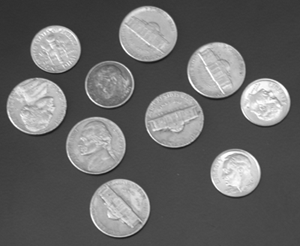
#> input picture Machine Perception/Mp/Prac03/prac03ex04img01.png, 300 x 246 px; its folder holds only this picture in this run
$ python test.py
#> lines starting #> are read from the running program, lines starting #| are printed output that depends on the picture; after the words box and inside, x2 and y2 are one past the last pixel; in counts of white or black regions, pixels touching at a corner belong together
import cv2
import glob
from matplotlib import pyplot as plt
import numpy as np

files = glob.glob("./*.png")
files += glob.glob("./*.jpg")
count = 0


print(len(files))

for file in files[0:]:


	img = cv2.imread(file)
#> img is the input picture: shape (246, 300, 3); min 23, max 255, mean 103
	gray = cv2.imread(file, cv2.IMREAD_GRAYSCALE)
#> gray: shape (246, 300); min 23, max 255, mean 103
	gray = np.float32(gray)
	corners = cv2.cornerHarris(gray,10,3,0.04)
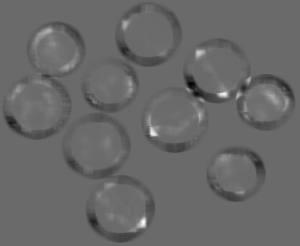
#> corners: shape (246, 300) float32; min -897042.2, max 1256123.5, mean -13228.2; drawn with min black and max white
	corners = cv2.dilate(corners,None)
	img[corners>0.01*corners.max()]=[0,0,255]
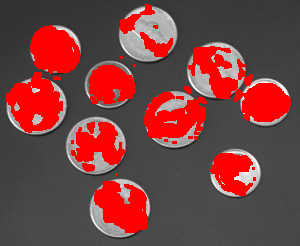
#> img: shape (246, 300, 3); mean B, G, R 64.4, 64.4, 119.7

	plt.subplot(2,1,1), plt.imshow(img, cmap = 'jet')
	plt.title('harris corner detection'), plt.xticks([]), plt.yticks([])


	img2 = cv2.imread(file)
	corners2 = cv2.goodFeaturesToTrack(gray,25,0.01,10)
#> corners2 = 25 rows, first 8: [153, 130], [142, 223], [270, 93], [104, 202], [52, 106], [109, 216], [225, 159], [206, 66]
	corners2 = np.int0(corners2)

	for i in corners2:
		x,y = i.ravel()
		cv2.circle(img2,(x,y),10,(0,0,255),-1)
#> this loop made 25 passes
#> (x, y) on passes 1 to 12: (153, 130), (142, 223), (270, 93), (104, 202), (52, 106), (109, 216), (225, 159), (206, 66), (223, 93), (109, 80), (132, 227), (200, 50)
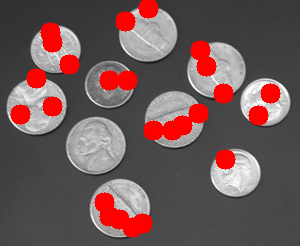
#> img2: shape (246, 300, 3); 9.93% of pixels changed, all inside (x1, y1, x2, y2) = (10, 0, 281, 238)


	plt.subplot(2,1,2), plt.imshow(img2, cmap = 'gray')
	plt.title('jap name edge detection'), plt.xticks([]), plt.yticks([])

	plt.show()
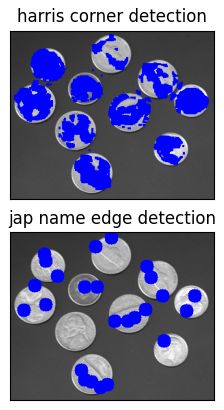
#> figure drawn by matplotlib, 2 panels; B, G, R data is drawn as R, G, B

	cv2.waitKey(0)

$ run again, on Machine Perception/Mp/Prac03/prac03ex04img02.png
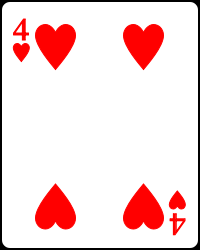
#> input picture Machine Perception/Mp/Prac03/prac03ex04img02.png, 200 x 250 px
#> img is the input picture: shape (250, 200, 3); mean B, G, R 216.8, 216.8, 245.6
#> `img[corners>0.01*corners.max()]=[0,0,255]`:
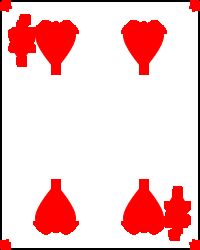
#> img: shape (250, 200, 3); 7.1% of pixels changed, all inside (x1, y1, x2, y2) = (0, 0, 200, 250)
#> corners2 = 25 rows, first 8: [143, 30], [55, 30], [143, 223], [55, 223], [170, 219], [143, 68], [55, 68], [24, 19]
#> the loop `for i in corners2:` made 25 passes
#> after the loop `for i in corners2:`:
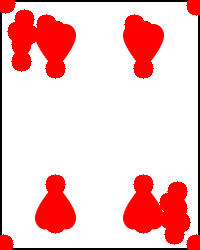
#> img2: shape (250, 200, 3); 9.34% of pixels changed, all inside (x1, y1, x2, y2) = (0, 0, 200, 250)
